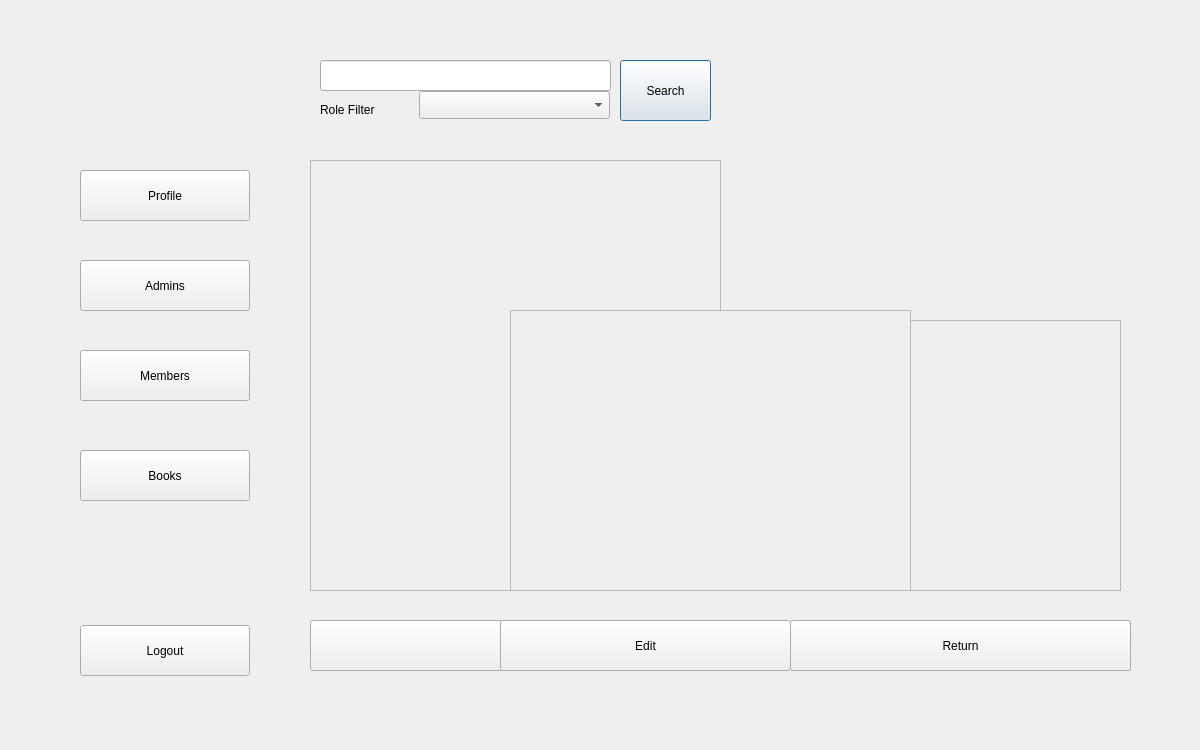
<?xml version="1.0" encoding="UTF-8"?>
<ui version="4.0">
 <class>admin_AdminsSectionWindow</class>
 <widget class="QDialog" name="admin_AdminsSectionWindow">
  <property name="geometry">
   <rect>
    <x>0</x>
    <y>0</y>
    <width>1200</width>
    <height>750</height>
   </rect>
  </property>
  <property name="windowTitle">
   <string>Dialog</string>
  </property>
  <widget class="QPushButton" name="Search_Button">
   <property name="geometry">
    <rect>
     <x>620</x>
     <y>60</y>
     <width>91</width>
     <height>61</height>
    </rect>
   </property>
   <property name="text">
    <string>Search</string>
   </property>
  </widget>
  <widget class="QLineEdit" name="Search_LineEdit">
   <property name="geometry">
    <rect>
     <x>320</x>
     <y>60</y>
     <width>291</width>
     <height>31</height>
    </rect>
   </property>
  </widget>
  <widget class="QScrollArea" name="scrollArea">
   <property name="geometry">
    <rect>
     <x>310</x>
     <y>160</y>
     <width>411</width>
     <height>431</height>
    </rect>
   </property>
   <property name="styleSheet">
    <string notr="true"/>
   </property>
   <property name="lineWidth">
    <number>0</number>
   </property>
   <property name="widgetResizable">
    <bool>true</bool>
   </property>
   <widget class="QWidget" name="scrollAreaWidgetContents">
    <property name="geometry">
     <rect>
      <x>0</x>
      <y>0</y>
      <width>409</width>
      <height>429</height>
     </rect>
    </property>
   </widget>
  </widget>
  <widget class="QComboBox" name="Role_Search">
   <property name="geometry">
    <rect>
     <x>419</x>
     <y>91</y>
     <width>191</width>
     <height>28</height>
    </rect>
   </property>
  </widget>
  <widget class="QPushButton" name="EditMember_Button">
   <property name="geometry">
    <rect>
     <x>790</x>
     <y>620</y>
     <width>221</width>
     <height>51</height>
    </rect>
   </property>
   <property name="text">
    <string>Edit Member</string>
   </property>
  </widget>
  <widget class="QPushButton" name="DeleteMember_Button">
   <property name="geometry">
    <rect>
     <x>1020</x>
     <y>620</y>
     <width>111</width>
     <height>51</height>
    </rect>
   </property>
   <property name="text">
    <string>Delete</string>
   </property>
  </widget>
  <widget class="QLabel" name="role_filter_label">
   <property name="geometry">
    <rect>
     <x>320</x>
     <y>100</y>
     <width>67</width>
     <height>20</height>
    </rect>
   </property>
   <property name="text">
    <string>Role Filter</string>
   </property>
  </widget>
  <widget class="QPushButton" name="Logout_Button">
   <property name="geometry">
    <rect>
     <x>80</x>
     <y>625</y>
     <width>170</width>
     <height>51</height>
    </rect>
   </property>
   <property name="minimumSize">
    <size>
     <width>0</width>
     <height>51</height>
    </size>
   </property>
   <property name="text">
    <string>Logout</string>
   </property>
  </widget>
  <widget class="QScrollArea" name="scrollArea_2">
   <property name="geometry">
    <rect>
     <x>790</x>
     <y>320</y>
     <width>331</width>
     <height>271</height>
    </rect>
   </property>
   <property name="widgetResizable">
    <bool>true</bool>
   </property>
   <widget class="QWidget" name="scrollAreaWidgetContents_2">
    <property name="geometry">
     <rect>
      <x>0</x>
      <y>0</y>
      <width>329</width>
      <height>269</height>
     </rect>
    </property>
   </widget>
  </widget>
  <widget class="QPushButton" name="Profile_Button">
   <property name="geometry">
    <rect>
     <x>80</x>
     <y>170</y>
     <width>170</width>
     <height>51</height>
    </rect>
   </property>
   <property name="sizePolicy">
    <sizepolicy hsizetype="Minimum" vsizetype="Expanding">
     <horstretch>0</horstretch>
     <verstretch>0</verstretch>
    </sizepolicy>
   </property>
   <property name="minimumSize">
    <size>
     <width>10</width>
     <height>51</height>
    </size>
   </property>
   <property name="text">
    <string>Profile</string>
   </property>
  </widget>
  <widget class="QPushButton" name="Admins_Button">
   <property name="geometry">
    <rect>
     <x>80</x>
     <y>260</y>
     <width>170</width>
     <height>51</height>
    </rect>
   </property>
   <property name="minimumSize">
    <size>
     <width>170</width>
     <height>51</height>
    </size>
   </property>
   <property name="text">
    <string>Admins</string>
   </property>
  </widget>
  <widget class="QPushButton" name="Members_Button">
   <property name="geometry">
    <rect>
     <x>80</x>
     <y>350</y>
     <width>170</width>
     <height>51</height>
    </rect>
   </property>
   <property name="minimumSize">
    <size>
     <width>0</width>
     <height>51</height>
    </size>
   </property>
   <property name="text">
    <string>Members</string>
   </property>
  </widget>
  <widget class="QPushButton" name="Books_Button">
   <property name="geometry">
    <rect>
     <x>80</x>
     <y>450</y>
     <width>170</width>
     <height>51</height>
    </rect>
   </property>
   <property name="sizePolicy">
    <sizepolicy hsizetype="Minimum" vsizetype="Minimum">
     <horstretch>0</horstretch>
     <verstretch>0</verstretch>
    </sizepolicy>
   </property>
   <property name="minimumSize">
    <size>
     <width>0</width>
     <height>51</height>
    </size>
   </property>
   <property name="text">
    <string>Books</string>
   </property>
  </widget>
  <widget class="QPushButton" name="AddMember_Button">
   <property name="geometry">
    <rect>
     <x>310</x>
     <y>620</y>
     <width>411</width>
     <height>51</height>
    </rect>
   </property>
   <property name="text">
    <string>Add</string>
   </property>
  </widget>
  <widget class="QPushButton" name="DeleteAccount_Button">
   <property name="geometry">
    <rect>
     <x>800</x>
     <y>620</y>
     <width>131</width>
     <height>51</height>
    </rect>
   </property>
   <property name="text">
    <string>Delete Account</string>
   </property>
  </widget>
  <widget class="QPushButton" name="EditAccount_Button">
   <property name="geometry">
    <rect>
     <x>500</x>
     <y>620</y>
     <width>291</width>
     <height>51</height>
    </rect>
   </property>
   <property name="text">
    <string>Edit</string>
   </property>
  </widget>
  <widget class="QScrollArea" name="scrollArea_account">
   <property name="geometry">
    <rect>
     <x>510</x>
     <y>310</y>
     <width>401</width>
     <height>281</height>
    </rect>
   </property>
   <property name="widgetResizable">
    <bool>true</bool>
   </property>
   <widget class="QWidget" name="scrollAreaWidgetContents_3">
    <property name="geometry">
     <rect>
      <x>0</x>
      <y>0</y>
      <width>399</width>
      <height>279</height>
     </rect>
    </property>
   </widget>
  </widget>
  <widget class="QPushButton" name="ReturnOrReserveBook_Button">
   <property name="geometry">
    <rect>
     <x>790</x>
     <y>620</y>
     <width>341</width>
     <height>51</height>
    </rect>
   </property>
   <property name="text">
    <string>Return</string>
   </property>
  </widget>
  <zorder>AddMember_Button</zorder>
  <zorder>DeleteMember_Button</zorder>
  <zorder>EditMember_Button</zorder>
  <zorder>scrollArea</zorder>
  <zorder>scrollArea_2</zorder>
  <zorder>Search_Button</zorder>
  <zorder>Search_LineEdit</zorder>
  <zorder>Role_Search</zorder>
  <zorder>role_filter_label</zorder>
  <zorder>Logout_Button</zorder>
  <zorder>Profile_Button</zorder>
  <zorder>Admins_Button</zorder>
  <zorder>Members_Button</zorder>
  <zorder>Books_Button</zorder>
  <zorder>DeleteAccount_Button</zorder>
  <zorder>EditAccount_Button</zorder>
  <zorder>scrollArea_account</zorder>
  <zorder>ReturnOrReserveBook_Button</zorder>
 </widget>
 <resources/>
 <connections/>
</ui>
